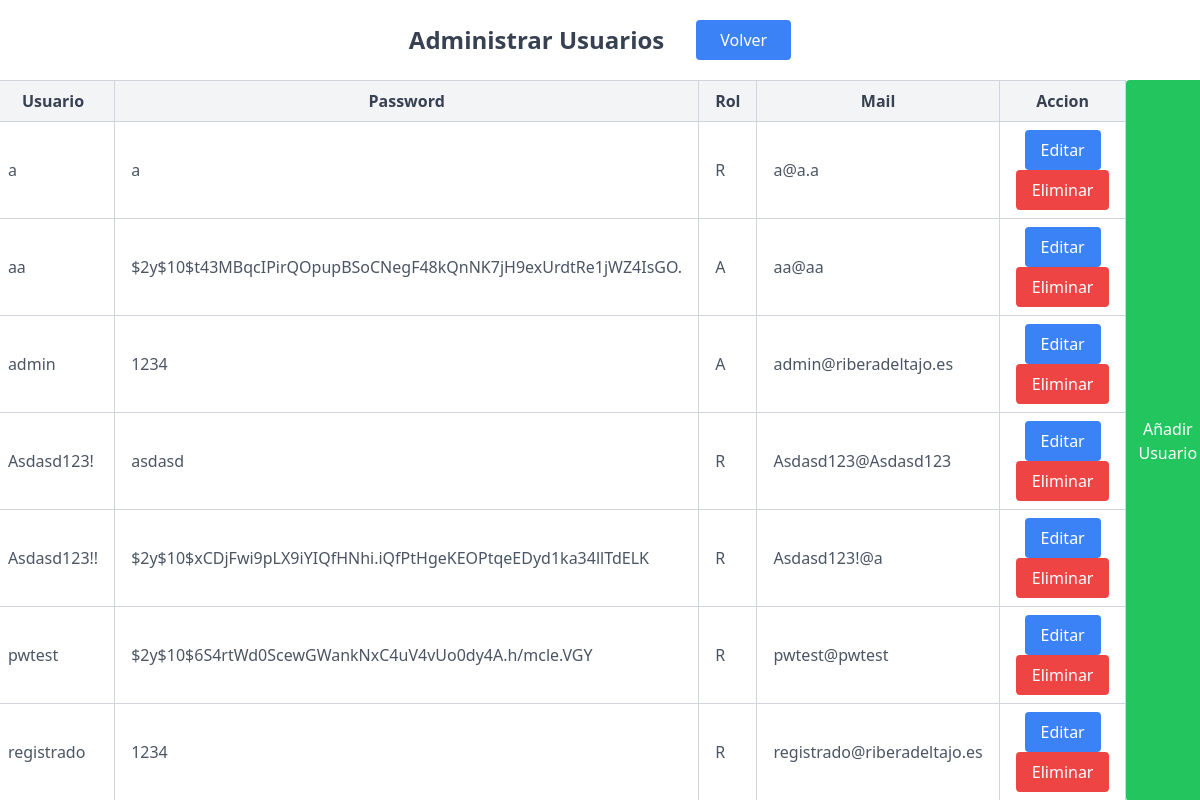
The app's page /pages/usuarios.php (signed in), older data.
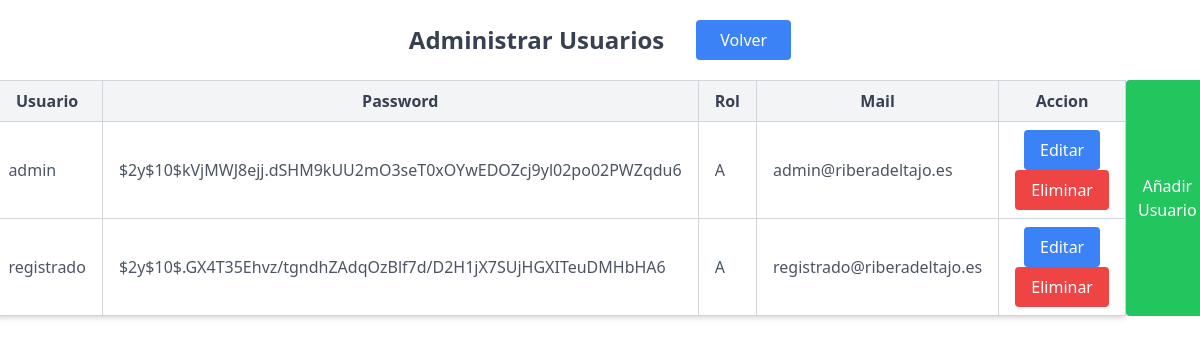
The same page, newer data.
### tables this page shows
CREATE TABLE `usuarios` (
  `user` varchar(50) NOT NULL,
  `password` varchar(255) NOT NULL,
  `rol` char(1) DEFAULT NULL CHECK (`rol` in ('A','R')),
  `mail` varchar(100) NOT NULL,
  `path_image` varchar(255) NOT NULL DEFAULT '../assets/images/users/674f64281c8c9.png'
);

### pages/usuarios.php (the view, shortened to what this page needs)
<!DOCTYPE html>
<html lang="en">
<head>
    <script src="https://cdn.tailwindcss.com"></script>
    <link rel="stylesheet" href="../css/formularios.css">
</head>
<body>
    <?php
    include "funciones.php";
    ?>
    <div class="flex flex-row gap-8 items-center justify-center  text-center">
        <h1 class="text-2xl font-bold text-center text-gray-700 my-6">Administrar Usuarios</h1>
        <button class="bg-blue-500 text-white px-6 py-2 rounded hover:bg-blue-700">
            <a href="./perfil_admin.php">Volver</a>
        </button>
    </div>
    <div class="flex justify-center">
        <table class="table-auto border-collapse border border-gray-300 bg-white shadow-md w-3/4">
            <thead>
                <tr>
                    <th class="px-4 py-2 border border-gray-300 bg-gray-100 text-gray-700 font-semibold">Usuario</th>
                    <th class="px-4 py-2 border border-gray-300 bg-gray-100 text-gray-700 font-semibold">Password</th>
                    <th class="px-4 py-2 border border-gray-300 bg-gray-100 text-gray-700 font-semibold">Rol</th>
                    <th class="px-4 py-2 border border-gray-300 bg-gray-100 text-gray-700 font-semibold">Mail</th>
                    <th class="px-4 py-2 border border-gray-300 bg-gray-100 text-gray-700 font-semibold">Accion</th>
                </tr>
            </thead>
            <tbody>
                <?php
                $resultado = mostrarUsuarios();
                if (!empty($resultado)) {
                    foreach ($resultado as $user) {
                        echo "<tr>";
                        echo "<td class='px-4 py-2 border border-gray-300 text-gray-600'>{$user['user']}</td>";
                        echo "<td class='px-4 py-2 border border-gray-300 text-gray-600'>{$user['password']}</td>";
                        echo "<td class='px-4 py-2 border border-gray-300 text-gray-600'>{$user['rol']}</td>";
                        echo "<td class='px-4 py-2 border border-gray-300 text-gray-600'>{$user['mail']}</td>";
                        echo "<td class='px-4 py-2 border border-gray-300 text-center'>
    <form method='GET' action='editar_user.php' class='inline-block'>
        <input type='hidden' name='user' value='{$user['user']}'>
        <button type='submit' class='px-4 py-2 bg-blue-500 text-white rounded hover:bg-blue-700'>
            Editar
        </button>
    </form>
    <form method='POST' action='eliminar_user.php' class='inline-block'>
        <input type='hidden' name='user' value='{$user['user']}'>
        <button type='submit' name='eliminar_usuario' class='px-4 py-2 bg-red-500 text-white rounded hover:bg-red-700'>
            Eliminar
        </button>
    </form>
                                </td>";
                        echo "</tr>";
                    }
                } else {
                    echo "<tr><td colspan='11' class='px-4 py-2 border border-gray-300 text-center text-gray-600'>No hay datos disponibles</td></tr>";
                }
                ?>
            </tbody>
        </table>
        <button type='button' class='bg-green-500 text-white px-3 py-1 rounded hover:bg-green-600' onclick='showAddForm()'>Añadir Usuario</button>
    </div>
</body>
</html>

### pages/funciones.php (shortened to what this page needs)
<!DOCTYPE html>
<html lang="en">
<head>
</head>
<body>
    <?php
    function mostrarUsuarios()
    {
        try {
            global $pdo;
            $query = "SELECT user, password, rol, mail FROM usuarios";
            $statement = $pdo->prepare($query);
            $statement->execute();
            return $statement->fetchAll(PDO::FETCH_ASSOC);
        } catch (PDOException $excepcion) {
            echo "Error al obtener los usuarios: " . $excepcion->getMessage();
            return [];
        }
    }
    ?>
</body>
</html>

Row changes from the older to the newer data that the page shows:
removed usuarios: user "a", password "a", rol "R", mail "a@a.a"
removed usuarios: user "aa", password "$2y$10$t43MBqcIPirQOpupBSoCNegF48kQnNK7jH9exUrdtRe1jWZ4IsGO.", rol "A", mail "aa@aa"
removed usuarios: user "Asdasd123!", password "asdasd", rol "R", mail "Asdasd123@Asdasd123"
removed usuarios: user "Asdasd123!!", password "$2y$10$xCDjFwi9pLX9iYIQfHNhi.iQfPtHgeKEOPtqeEDyd1ka34llTdELK", rol "R", mail "Asdasd123!@a"
removed usuarios: user "pwtest", password "$2y$10$6S4rtWd0ScewGWankNxC4uV4vUo0dy4A.h/mcle.VGY", rol "R", mail "pwtest@pwtest"
changed usuarios "admin": password "1234" → "$2y$10$kVjMWJ8ejj.dSHM9kUU2mO3seT0xOYwEDOZcj9yl02po02PWZqdu6"
changed usuarios "registrado": password "1234" → "$2y$10$.GX4T35Ehvz/tgndhZAdqOzBlf7d/D2H1jX7SUjHGXITeuDMHbHA6"; rol "R" → "A"
